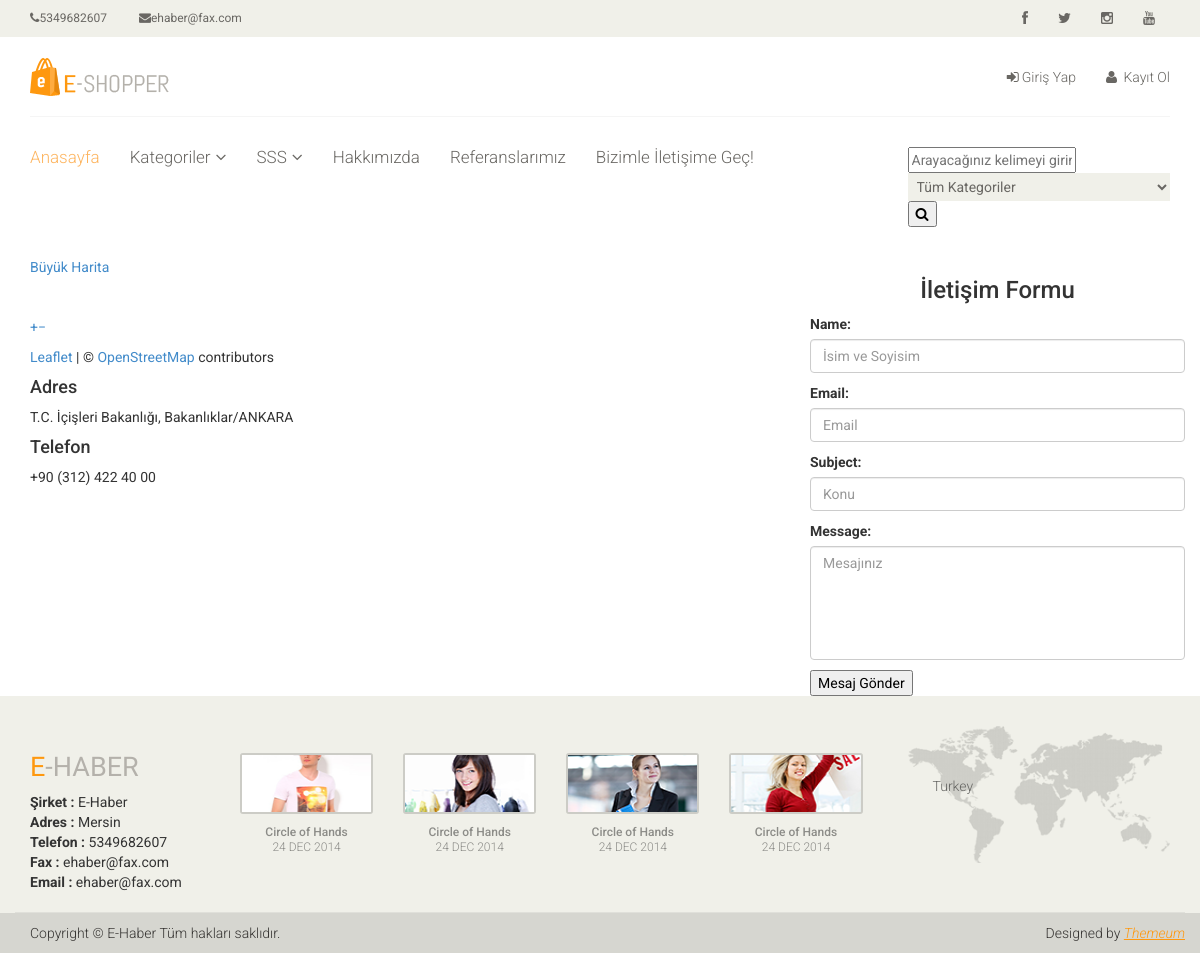
Screenshot of /contactus with the database file from the repository.
### home/models.py (models this page shows, shortened)
class Settings(models.Model):
    STATUS=(
        ('True','Evet'),
        ('False','Hayır'),
    )
    title = models.CharField(max_length=150)
    keywords = models.CharField(max_length=255)
    description = models.CharField(max_length=255)
    company = models.CharField(max_length=50)
    address = models.CharField(blank=True,max_length=150)
    phone = models.CharField(blank=True,max_length=15)
    fax = models.CharField(blank=True,max_length=15)
    email = models.CharField(blank=True,max_length=50)
    smtpserver = models.CharField(max_length=20)
    smtpemail = models.CharField(max_length=20)
    smtppassword = models.CharField(max_length=10)
    smtpport = models.CharField(max_length=5)
    icon = models.ImageField(blank=True,upload_to='images/')
    facebook = models.CharField(max_length=50)
    instagram = models.CharField(max_length=50)
    twitter = models.CharField(max_length=50)
    youtube = models.CharField(max_length=50)
    aboutus = RichTextUploadingField()
    contact = RichTextUploadingField()
    references = RichTextUploadingField()
    status=models.CharField(max_length=10,choices=STATUS)
    create_at=models.DateTimeField(auto_now_add=True)
    update_at=models.DateTimeField(auto_now=True)

### home/views.py (the view, shortened to what this page needs)
# urls.py: path('contactus',views.contactus,name='contactus'),
def contactus(request):
    setting=Settings.objects.get(pk=1)
    category = Category.objects.all()
    form=ContactFormu()
    context={'setting':setting,'form':form,'category':category}
    return render(request,'contactus.html',context)

### home/models.py
class ContactFormu(ModelForm):
    class Meta:
        model=ContactFormMessage
        fields=['name','email','subject','message']
        widgets={
            'name': TextInput(attrs={'class': 'form-control','placeholder':'İsim ve Soyisim'}),
            'subject': TextInput(attrs={'class': 'form-control', 'placeholder': 'Konu'}),
            'email': TextInput(attrs={'class': 'form-control','placeholder':'Email'}),
            'message': Textarea(attrs={'class': 'form-control','placeholder':'Mesajınız','rows':'5'}),
        }

### home/templates/contactus.html (shortened to what this page needs)
{% extends 'homebase.html'%}
{% block content %}
<div class="container">
            <div class="row">
                <div class="col-md-8 padding-right">
                    {{ setting.contact|safe }}
                </div>
                 <div class="col-md-4 padding-right">
                    <div class="contact-form">
	    				<h3 class="title text-center">İletişim Formu</h3>
                        <form action="" method="post">
                            {{ form.as_p }}
                            <input type="submit" value="Mesaj Gönder">
                        </form>
	    			</div>
                </div>
            </div>
        </div>
{% endblock %}

### home/templates/header.html (shortened to what this page needs)
{% load static %}
<header id="header">
    <div class="header_top">
        <div class="container">
            <div class="row">
                <div class="col-sm-6">
                    <div class="contactinfo">
                        <ul class="nav nav-pills">
                            <li><a href="#"><i class="fa fa-phone"></i>{{ setting.phone }}</a></li>
                            <li><a href="#"><i class="fa fa-envelope"></i>{{ setting.email }}</a></li>
                        </ul>
                    </div>
                </div>
                <div class="col-sm-6">
                    <div class="social-icons pull-right">
                        <ul class="nav navbar-nav">
                            <li><a href="{{ setting.facebook }}"><i class="fa fa-facebook"></i></a></li>
                            <li><a href="{{ setting.twitter }}"><i class="fa fa-twitter"></i></a></li>
                            <li><a href="{{ setting.instagram }}"><i class="fa fa-instagram"></i></a></li>
                            <li><a href="{{ setting.youtube }}"><i class="fa fa-youtube"></i></a></li>
                        </ul>
                    </div>
                </div>
            </div>
        </div>
    </div>
    {% load static %}
    <div class="header-middle">
        <div class="container">
            <div class="row">
                <div class="col-sm-4">
                    <div class="logo pull-left">
                        <a href="/"><img src="{% static 'images/home/logo.png'%}" alt="" /></a>
                    </div>
                </div>
                <div class="col-sm-8">
                    <div class="shop-menu pull-right">
                        <ul class="nav navbar-nav">
                            {% if user.id is not none %}
                            <li><a href="/user/"><i class="fa fa-user"></i>{{ user.first_name }}</a></li>
                            <li><a href="/logout/"><i class="fa fa-lock"></i> Çıkış Yap</a></li>
                            {% else %}
                            <li><a href="/login/"><i class="fa fa-sign-in"></i>Giriş Yap</a></li>
                            <li><a href="/register/"><i class="fa fa-user"></i> Kayıt Ol</a></li>
                            {% endif %}
                        </ul>
                    </div>
                </div>
            </div>
        </div>
    </div>
    <div class="header-bottom">
        <div class="container">
            <div class="row">
                <div class="col-sm-9">
                    <div class="mainmenu pull-left">
                        <ul class="nav navbar-nav collapse navbar-collapse">
                            <li><a href="/" class="active">Anasayfa</a></li>
                            {% load mptt_tags %}
                            <li class="dropdown"><a href="#">Kategoriler<i class="fa fa-angle-down"></i></a>
                            </li>
                            <li class="dropdown"><a href="#">SSS<i class="fa fa-angle-down"></i></a>
                            </li>
                            <li><a href="/aboutus">Hakkımızda</a></li>
                            <li><a href="/references">Referanslarımız</a></li>
                            <li><a href="/contactus">Bizimle İletişime Geç!</a></li>
                        </ul>
                    </div>
                </div>
                <div class="col-sm-3">
                    <form action="/search/" method="post">
                        <input id="query" name="query" class="input search_box" type="text" placeholder="Arayacağınız kelimeyi girin.">
                        {% load mptt_tags %}
                        <select name="catid" class="input search-categories">
                            <option value="0">Tüm Kategoriler</option>
                        </select>
                        <button class="search-btn"><i class="fa fa-search"></i></button>
                    </form>
                </div>
            </div>
        </div>
    </div>
</header>

### home/templates/footer.html (shortened to what this page needs)
{% load static %}
<footer id="footer">
    <div class="footer-top">
        <div class="container">
            <div class="row">
                <div class="col-sm-2">
                    <div class="companyinfo">
                        <h2><span>e</span>-haber</h2>
                        <strong>Şirket :</strong> {{setting.company}} <br>
                        <strong>Adres :</strong> {{setting.address}} <br>
                        <strong>Telefon :</strong> {{setting.phone}} <br>
                        <strong>Fax :</strong> {{setting.fax}} <br>
                        <strong>Email :</strong> {{setting.email}} <br>
                    </div>
                </div>
                <div class="col-sm-7">
                    <div class="col-sm-3">
                        <div class="video-gallery text-center">
                            <a href="">
                                <div class="iframe-img">
                                    <img src="{% static '/images/home/iframe1.png'%}" alt="" />
                                </div>
                            </a>
                            <p>Circle of Hands</p>
                            <h2>24 DEC 2014</h2>
                        </div>
                    </div>
                    <div class="col-sm-3">
                        <div class="video-gallery text-center">
                            <a href="#">
                                <div class="iframe-img">
                                    <img src="{% static '/images/home/iframe2.png'%}" alt="" />
                                </div>
                            </a>
                            <p>Circle of Hands</p>
                            <h2>24 DEC 2014</h2>
                        </div>
                    </div>
                    <div class="col-sm-3">
                        <div class="video-gallery text-center">
                            <a href="#">
                                <div class="iframe-img">
                                    <img src="{% static '/images/home/iframe3.png'%}" alt="" />
                                </div>
                            </a>
                            <p>Circle of Hands</p>
                            <h2>24 DEC 2014</h2>
                        </div>
                    </div>
                    <div class="col-sm-3">
                        <div class="video-gallery text-center">
                            <a href="#">
                                <div class="iframe-img">
                                    <img src="{% static '/images/home/iframe4.png'%}" alt="" />
                                </div>
                            </a>
                            <p>Circle of Hands</p>
                            <h2>24 DEC 2014</h2>
                        </div>
                    </div>
                </div>
                <div class="col-sm-3">
                    <div class="address">
                        <img src="{% static '/images/home/map.png'%}" alt="" />
                        <p>Turkey</p>
                    </div>
                </div>
            </div>
        </div>
    </div>
    <div class="footer-bottom">
        <div class="container">
            <div class="row">
                <p class="pull-left">Copyright © {{setting.company}} Tüm hakları saklıdır.</p>
                <p class="pull-right">Designed by <span><a target="_blank" href="http://www.themeum.com">Themeum</a></span></p>
            </div>
        </div>
    </div>
</footer>

### home/static/css/main.css (style rules this page uses)
body { font-family: 'Roboto', sans-serif; background:; position: relative; font-weight:400px; }
ul li { list-style: none; }
a { -webkit-transition: 300ms; -moz-transition: 300ms; -o-transition: 300ms; transition: 300ms; }
h1, h2, h3, h4, h5, h6 { font-family: 'Roboto', sans-serif; }
.header_top { background: none repeat scroll 0 0 #F0F0E9; }
.contactinfo ul li:first-child { margin-left: -15px; }
.contactinfo ul li a { font-size: 12px; color: #696763; font-family: 'Roboto', sans-serif; }
.social-icons ul li a { border: 0 none; border-radius: 0; color: #696763; padding:0px; }
.social-icons ul li { display:inline-block; }
.social-icons ul li a i { padding: 11px 15px; transition: all 0.9s ease 0s; -moz-transition: all 0.9s ease 0s; -webkit-transition: all 0.9s ease 0s; -o-transition: all 0.9s ease 0s; }
.header-middle .container .row { border-bottom: 1px solid #f5f5f5; margin-left: 0; margin-right: 0; padding-bottom: 20px; padding-top: 20px; }
.header-middle .container .row .col-sm-4 { padding-left: 0; }
.header-middle .container .row .col-sm-8 { padding-right:0; }
.shop-menu ul li { display:inline-block; padding-left: 15px; padding-right: 15px; }
.shop-menu ul li:last-child { padding-right: 0; }
.shop-menu ul li a { background: #FFFFFF; color: #696763; font-family: 'Roboto', sans-serif; font-size: 14px; font-weight: 300; padding:0; padding-right: 0; margin-top: 10px; }
.shop-menu ul li a i { margin-right:3px; }
.header-bottom { padding-bottom: 30px; padding-top: 30px; }
.navbar-collapse.collapse { padding-left: 0; }
.mainmenu ul li { padding-right: 15px; padding-left: 15px; }
.mainmenu ul li:first-child { padding-left: 0px; }
.mainmenu ul li a { color: #696763; font-family: 'Roboto', sans-serif; font-size: 17px; font-weight: 300; padding: 0; padding-bottom: 10px; }
.mainmenu ul li a:hover, .mainmenu ul li a.active, .shop-menu ul li a.active { background:none; color:#fdb45e; }
.fa-angle-down { padding-left: 5px; }
#footer { background: #F0F0E9; }
.footer-top .container { border-bottom: 1px solid #E0E0DA; padding-bottom: 20px; }
.companyinfo { margin-top: 57px; }
.companyinfo h2 { color: #B4B1AB; font-family: abel; font-size: 27px; text-transform: uppercase; }
.companyinfo h2 span { color:#FE980F; }
.footer-top .col-sm-3 { overflow: hidden; }
.video-gallery { margin-top: 57px; position: inherit; }
.video-gallery a img { height: 100%; width: 100%; }
.iframe-img { position: relative; display: block; height: 61px; margin-bottom: 10px; border: 2px solid #CCCCC6; border-radius: 3px; }
.video-gallery p { color: #8C8C88; font-family: 'Roboto', sans-serif; font-size: 12px; font-weight: 500; margin-bottom:0px; }
.video-gallery h2 { color: #8c8c88; font-family: 'Roboto', sans-serif; font-size: 12px; font-weight: 300; text-transform:uppercase; margin-top:0px; }
.address { margin-top: 30px; position: relative; overflow: hidden; }
.address img { width:100%; }
.address p { color: #666663; font-family: 'Roboto', sans-serif; font-size: 14px; font-weight: 300; left: 25px; position: absolute; top: 50px; }
.footer-bottom { background: #D6D6D0; padding-top: 10px; }
.footer-bottom p { color: #363432; font-family: 'Roboto', sans-serif; font-weight: 300; margin-left: 15px; }
.footer-bottom p span a { color: #FE980F; font-style: italic; text-decoration: underline; }
.padding-right { padding-right: 0; }
.user_info input, select, textarea { background: #F0F0E9; border:0; color: #696763; padding: 5px; width: 100%; border-radius: 0; resize: none }

### rows the page displays
Settings: phone "5349682607", email "ehaber@fax.com", contact "Büyük Harita + − Leaflet | © OpenStreetMap contributors Adres T.C. İçişleri Bakanlığı, Bakanlıklar/ANKARA Telefon +90 (312) 422 40 00", company "E-Haber", address "Mersin", fax "ehaber@fax.com"
